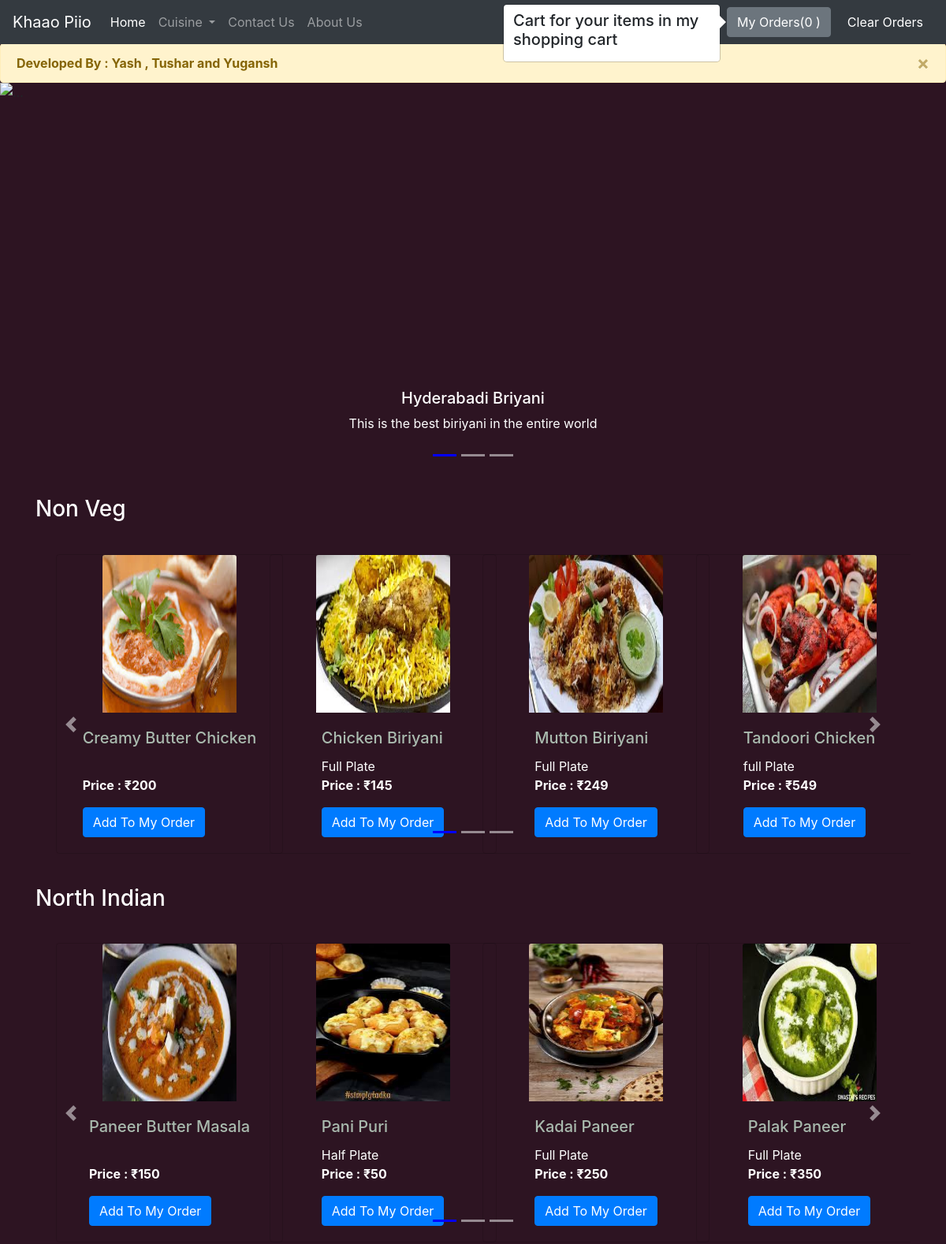
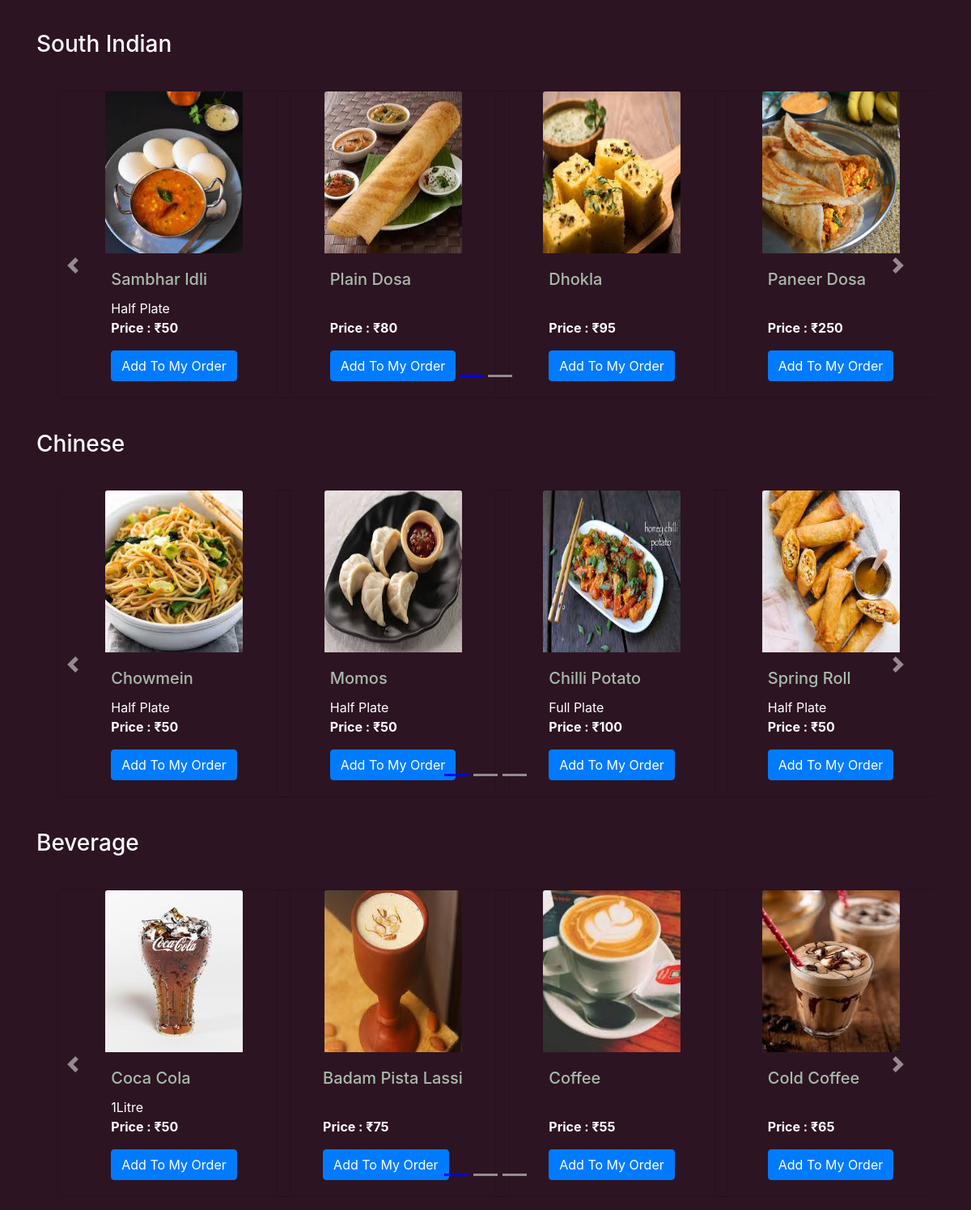
The page / on the database its author committed (2 pictures, top to bottom).
### home/models.py (models this page shows, shortened)
class FoodItem(models.Model):
    Item_id=models.AutoField
    Item_name=models.CharField(max_length=50)
    category = models.CharField(max_length=50, default="")
    Quantity=models.CharField(max_length=50,blank=True,default="")
    price = models.IntegerField(default=0)
    image = models.ImageField(upload_to="home/images", default="")

### home/views.py (the view)
# urls.py: path('',views.index,name='home'),
def index(request):
    allitems=[]
    cat_items= FoodItem.objects.values('category','id')
    cats={itemm['category'] for itemm in cat_items }
    for cat in cats:
        itm=FoodItem.objects.filter(category=cat)
        n=len(itm)
        nSlides = n // 4 + ceil((n / 4) - (n // 4))
        allitems.append([itm,range(1,nSlides),nSlides])
    params = {'allitems': allitems}
    return render(request,'index.html',params)

### templates/index.html (shortened to what this page needs)
{% extends 'base.html' %}
{% block body %}
{% load static %}
<div id="grad">
    <div class="alert alert-warning alert-dismissible fade show" role="alert">
        <strong>Developed By : Yash , Tushar and Yugansh</strong>
        <button type="button" class="close" data-dismiss="alert" aria-label="Close">
            <span aria-hidden="true">&times;</span>
        </button>
    </div>
    <div class="container-fluid px-0">
        <div id="carouselExampleCaptions" class="carousel slide " data-ride="carousel">
            <ol class="carousel-indicators">
                <li data-target="#carouselExampleCaptions" data-slide-to="0" class="active"></li>
                <li data-target="#carouselExampleCaptions" data-slide-to="1"></li>
                <li data-target="#carouselExampleCaptions" data-slide-to="2"></li>
            </ol>
            <div class="carousel-inner">
                <div class="carousel-item active">
                    <img src="static/Biriyani.jpg" class="d-block w-100" alt="..." height="500px">
                    <div class="carousel-caption d-none d-md-block">
                        <h5>Hyderabadi Briyani</h5>
                        <p>This is the best biriyani in the entire world</p>
                    </div>
                </div>
            </div>
        </div>
    </div>
    <div class="container">
        {% for product, range, nSlides in allitems %}
        <h3 class="my-4" id="{{product.0.category}}">{{product.0.category}}</h3>
        <div class="row">
            <div id="demo{{forloop.counter}}" class="col carousel slide my-3" data-ride="carousel">
                <ul class="carousel-indicators">
                    <li data-target="#demo{{forloop.counter}}" data-slide-to="0" class="active"></li>
                    {% for i in range %}
                    <li data-target="#demo{{forloop.parentloop.counter}}" data-slide-to="{{i}}"></li>
                    {% endfor %}
                </ul>
                <div class="container carousel-inner no-padding">
                    <div class="carousel-item active">
                        {% for i in product %}
                        <div class="col-xs-3 col-sm-3 col-md-3">
                            <div class="card align-items-center" style="width: 18rem;">
                                <img src='/media/{{i.image}}' class="card-img-top" alt="...">
                                <div class="card-body">
                                    <h5 class="card-title" id="namepr{{i.id}}" style="color:#a9baae;">
                                        {{i.Item_name}}</h5>
                                    <p class="card-text" style="color:white;">{{i.Quantity}}<br><strong>Price :
                                        ₹{{i.price}}</strong></p>
                                    <span id="divpr{{i.id}}" style="color:white;" class="divpr">
                                    <button id="pr{{i.id}}" class="btn btn-primary cart" type="submit">Add To My
                                        Order
                                    </button>
                                        </span>
                                </div>
                            </div>
                        </div>
                        {% if forloop.counter|divisibleby:4 and forloop.counter > 0 and not forloop.last %}
                    </div>
                        {% endif %}
                        {% endfor %}
                </div>
            </div>
            <a class="carousel-control-prev" href="#demo{{forloop.counter}}" data-slide="prev">
                <span class="carousel-control-prev-icon"></span>
            </a>
            <a class="carousel-control-next" href="#demo{{forloop.counter}}" data-slide="next">
                <span class="carousel-control-next-icon"></span>
            </a>
        </div>
        {% endfor %}
    </div>
</div>
{% endblock %}

### templates/base.html (shortened to what this page needs)
<!doctype html>
<html lang="en">
<head>
    <link rel="stylesheet" href="https://stackpath.bootstrapcdn.com/bootstrap/4.5.2/css/bootstrap.min.css"
>
</head>
<body>
<div class="padd">
    <nav class="navbar fixed-nav-bar navbar-expand-lg navbar-dark bg-dark ">
        <a class="navbar-brand" href="/">Khaao Piio</a>
        <div class="collapse navbar-collapse" id="navbarSupportedContent">
            <ul class="navbar-nav mr-auto">
                <li class="nav-item active">
                    <a class="nav-link" href="/">Home <span class="sr-only">(current)</span></a>
                </li>
                <li class="nav-item dropdown">
                    <a class="nav-link dropdown-toggle" href="/services" id="navbarDropdown" role="button"
                       data-toggle="dropdown"
                       aria-haspopup="true" aria-expanded="false">
                        Cuisine
                    </a>
                </li>
                <li class="nav-item">
                    <a class="nav-link" href="/contact">Contact Us</a>
                </li>
                <li class="nav-item">
                    <a class="nav-link" href="/about">About Us</a>
                </li>
            </ul>
            <a href="/order"><button type="button" class="btn btn-secondary mx-2" id="popcart" data-container="body" data-toggle="popover" data-placement="right" data-html="true" data-content="" >My Orders(<span id="cart">0</span> ) </button></a>
            <button class='btn btn-dark' onclick='clearCart()' id ='clearCart'>Clear Orders</button>
        </div>
    </nav>
</div>
{% block body %}{% endblock body %}
</body>
</html>

### rows shown on the page
FoodItem: category "Non Veg", image (picture), Item_name "Creamy Butter Chicken", price "200"
FoodItem: image (picture), Item_name "Chicken Biriyani", Quantity "Full Plate", price "145"
FoodItem: image (picture), Item_name "Mutton Biriyani", Quantity "Full Plate", price "249"
FoodItem: image (picture), Item_name "Tandoori Chicken", Quantity "full Plate", price "549"
FoodItem: category "North Indian", image (picture), Item_name "Paneer Butter Masala", price "150"
FoodItem: image (picture), Item_name "Pani Puri", Quantity "Half Plate", price "50"
FoodItem: image (picture), Item_name "Kadai Paneer", Quantity "Full Plate", price "250"
FoodItem: image (picture), Item_name "Palak Paneer", Quantity "Full Plate", price "350"
FoodItem: category "South Indian", image (picture), Item_name "Sambhar Idli", Quantity "Half Plate", price "50"
FoodItem: image (picture), Item_name "Plain Dosa", price "80"
FoodItem: image (picture), Item_name "Dhokla", price "95"
FoodItem: image (picture), Item_name "Paneer Dosa", price "250"
FoodItem: category "Chinese", image (picture), Item_name "Chowmein", Quantity "Half Plate", price "50"
FoodItem: image (picture), Item_name "Momos", Quantity "Half Plate", price "50"
FoodItem: image (picture), Item_name "Chilli Potato", Quantity "Full Plate", price "100"
FoodItem: image (picture), Item_name "Spring Roll", Quantity "Half Plate", price "50"
FoodItem: category "Beverage", image (picture), Item_name "Coca Cola", Quantity "1Litre", price "50"
FoodItem: image (picture), Item_name "Badam Pista Lassi", price "75"
FoodItem: image (picture), Item_name "Coffee", price "55"
FoodItem: image (picture), Item_name "Cold Coffee", price "65"
